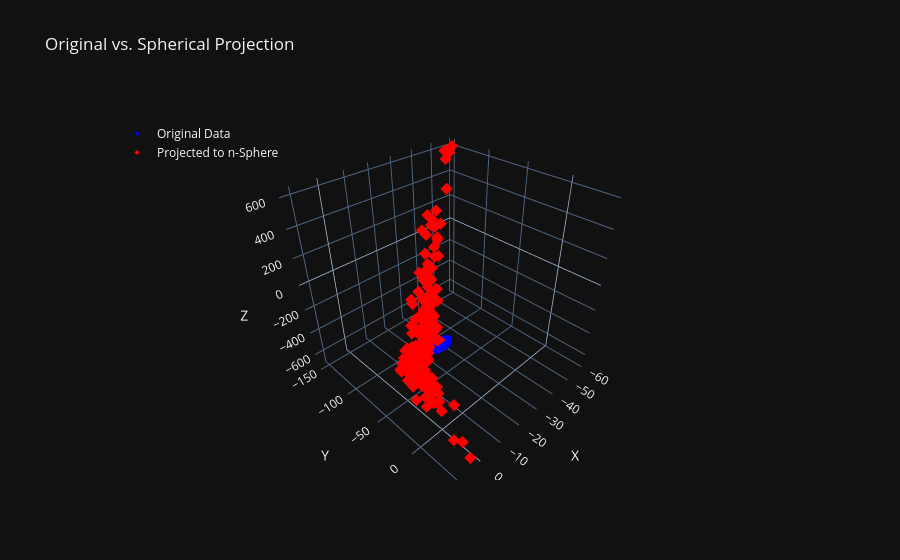

Notebook code cell kept with this figure:
### Code cell
import plotly.graph_objects as go
generate_data= partial(dist_utils.generate_mog_samples, xi=mu_list, S=Sigma_list, beta=alpha,kernel_func=to_circular_fixed_radius)
X_regular = generate_data(25_000)

# Original data
x2 = X_gen_np[:, 0]
y2 = X_gen_np[:, 1]
z2 = X_gen_np[:, 2]

# Sphere-normalized data
x1 = X_regular[:, 0]
y1 = X_regular[:, 1]
z1 = X_regular[:, 2]

# Create the 3D scatter plot
fig = go.Figure()

# Add original data (blue circles)
fig.add_trace(go.Scatter3d(
    x=x1, y=y1, z=z1,
    mode='markers',
    marker=dict(size=4, color='blue', symbol='circle'),
    name='Original Data'
))

# # Add projected data (red diamonds)
fig.add_trace(go.Scatter3d(
    x=x2, y=y2, z=z2,
    mode='markers',
    marker=dict(size=4, color='red', symbol='diamond'),
    name='Projected to n-Sphere'
))

# Customize layout
fig.update_layout(
    title='Original vs. Spherical Projection',
    scene=dict(
        xaxis_title='X',
        yaxis_title='Y',
        zaxis_title='Z'
    ),
    legend=dict(
        x=0.05,
        y=0.95
    )
)

### Figure 1 — Plotly figure (JSON) as saved in the notebook; plotly's stock layout.template omitted (floating-point values rounded to 4 significant figures; data arrays with more than 128 entries replaced by an {"elided": "..."} marker saying what was removed)
{"data": [{"marker": {"color": "blue", "size": 4, "symbol": "circle"}, "mode": "markers", "name": "Original Data", "x": {"elided": "25000 float values"}, "y": {"elided": "25000 float values"}, "z": {"elided": "25000 float values"}, "type": "scatter3d"}, {"marker": {"color": "red", "size": 4, "symbol": "diamond"}, "mode": "markers", "name": "Projected to n-Sphere", "x": {"elided": "512 float values"}, "y": {"elided": "512 float values"}, "z": {"elided": "512 float values"}, "type": "scatter3d"}], "layout": {"legend": {"x": 0.05, "y": 0.95}, "title": {"text": "Original vs. Spherical Projection"}, "scene": {"xaxis": {"title": {"text": "X"}}, "yaxis": {"title": {"text": "Y"}}, "zaxis": {"title": {"text": "Z"}}}}}
